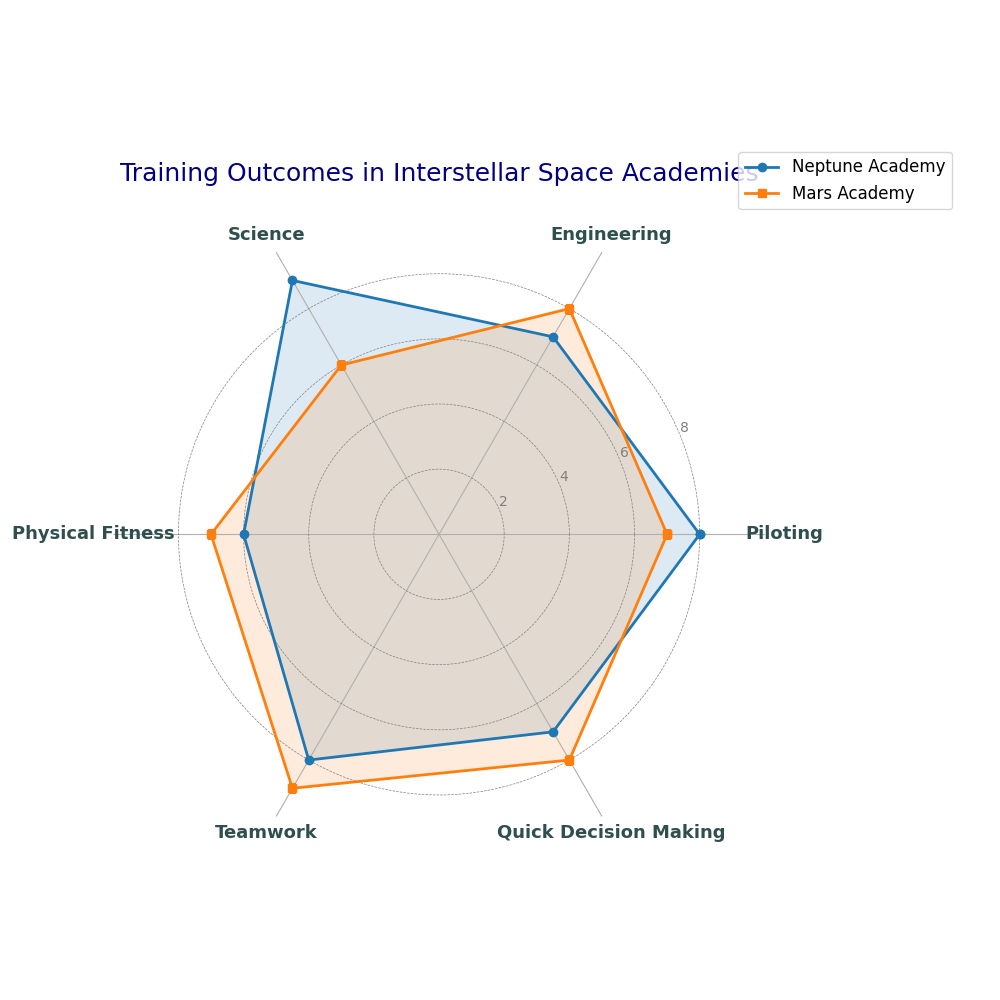

Here is the Python script that generated this plot:
import matplotlib.pyplot as plt
import numpy as np

# Define the core skills for space explorers
skills = ['Piloting', 'Engineering', 'Science', 'Physical Fitness', 'Teamwork', 'Quick Decision Making']

# Number of skills
num_skills = len(skills)

# Define skill levels for each academy
neptune_academy = [8, 7, 9, 6, 8, 7]
mars_academy = [7, 8, 6, 7, 9, 8]

# Close the data loop for radar chart
neptune_academy += neptune_academy[:1]
mars_academy += mars_academy[:1]

# Angles for each skill, including a repeat at the end to close the loop
angles = np.linspace(0, 2 * np.pi, num_skills, endpoint=False).tolist()
angles += angles[:1]

# Initialize the plot
fig, ax = plt.subplots(figsize=(10, 10), subplot_kw=dict(polar=True))

# Plot data for each academy
ax.plot(angles, neptune_academy, linewidth=2, linestyle='-', label='Neptune Academy', color='#1f77b4', marker='o')
ax.fill(angles, neptune_academy, '#1f77b4', alpha=0.15)

ax.plot(angles, mars_academy, linewidth=2, linestyle='-', label='Mars Academy', color='#ff7f0e', marker='s')
ax.fill(angles, mars_academy, '#ff7f0e', alpha=0.15)

# Title and axis configuration
plt.title("Training Outcomes in Interstellar Space Academies", size=18, color='navy', pad=20)
plt.xticks(angles[:-1], skills, color='darkslategray', size=13, weight='bold')
ax.set_yticks([2, 4, 6, 8])
ax.set_ylim(0, 10)
ax.set_yticklabels(["2", "4", "6", "8"], color='gray', size=10)

# Adding a legend
plt.legend(loc='upper right', bbox_to_anchor=(1.3, 1.1), fontsize=12)

# Enhance grid and improve visibility
ax.spines['polar'].set_visible(False)
ax.yaxis.grid(True, linestyle='--', linewidth=0.5, color='grey')

# Ensuring everything fits nicely
plt.tight_layout()

# Display the plot
plt.show()
